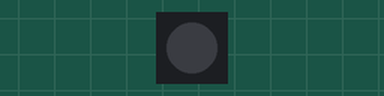
Simulated run of this sketch. Board: Arduino Uno, built with avr-gcc and run on an emulated ATmega328P. Parts: 1 RGB LEDs in strip order, left to right. Dim RGB values are drawn brighter than linear; colours are those a GRB WS2812 strip shows for the declared byte order; what the sketch prints to the serial monitor is not drawn.

Above: at 0.17 s.
At 0.45 s:
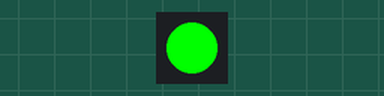
At 2.1 s:
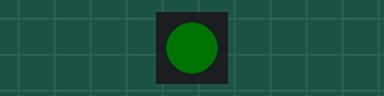
Timing chart, 0 to 3.0 s (numbered marks = the images above):
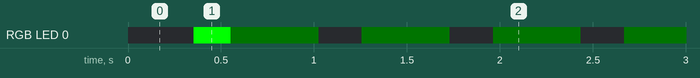

The sketch:

BPMFadeTest.ino
```cpp
/* Test fade timing and amount at user-set (not sensor) BPM.
 * Use this sketch to tune color selection, fade update rate (fade delay),
 * LED-on time.
*/

#include "FastLED.h"
#define DATA_PIN 6
#define NUM_LEDS 1
CRGB leds[NUM_LEDS];
int BPM = 170;
int beatlength = 0;
byte fadeFlag = 0;
long lastFadeStartTime = 0;
long lastFadeIncrementTime = 0;
int fadeDelay = 15;
int fadeAmount = 0;
int brightness = 0;

void setup() {
  Serial.begin(115200);
  FastLED.addLeds<WS2812, DATA_PIN>(leds, NUM_LEDS);
}

void loop() {

  beatlength = (int)(60.0*1000/BPM); //be sure to use a float to get the right number
                                      // then cast as int
  ledFadeToBeat();                      // Makes the LED Fade Effect Happen
  //delay(20);
}
// Use BPM to determine color
void selectLEDColorByBPM() {
  int rval = 0;
  int gval = 0;
  int bval = 0;
  //select color
  if (BPM < 100) { // 0-99 Blue
    bval = 255;
  } else if (BPM < 120) { // 100 - 119 Green
    gval = 255;
  } else if (BPM < 140) { // 120 - 139 Yellow
    rval = 255;
    gval = 255;
  } else if (BPM < 160) { // 140 - 159 Orange
    rval = 255;
    gval = 110;
  } else { // 160+ Red
    rval = 255;
  }
  for(int i = 0; i < NUM_LEDS; i++ ){
    leds[i].setRGB(rval,gval,bval);
  }
}

//Fades based on millis()-based "debouncing"
void ledFadeToBeat(){
  // if LED is off and it's time for a beat
  if(!fadeFlag && (unsigned long)(millis() - lastFadeStartTime) > beatlength) {
    selectLEDColorByBPM();
    brightness = 0;
    // turn on
    FastLED.show();
    lastFadeStartTime = millis();
    fadeFlag = 1;
    // Calculate fade amount. We want the LED on for 90% of the beat length.
    // Fade delay is set at 15. Find fade amount by max fade/([LED on time]/delay)
    // It will fade in bigger chunks for shorter beat length/higher BPM.
    fadeAmount = 255/(beatlength * 9/10 / fadeDelay);
  // if LED is on, it's in the 1st 90% of a beat, and it's been at least fadeDelay ms since an update to the LED
  // perform a fade and update LED
  } else if (fadeFlag && (unsigned long)(millis() - lastFadeStartTime) < beatlength*9/10 && (unsigned long)(millis() - lastFadeIncrementTime) >= fadeDelay) {
    //do fade
    brightness = brightness + fadeAmount;
    brightness = constrain(brightness,0,255);
    for(int i = 0; i < NUM_LEDS; i++ ){
      leds[i].fadeLightBy(brightness);  //fade by brightness. 0 = max light, 255 = min light
    }
    FastLED.show();
    Serial.println(brightness); // make sure you're getting up to 255
    lastFadeIncrementTime = millis();
  }
  // if it's been more than 90% of a beat, turn LED off if it's on
  if (fadeFlag && (unsigned long)(millis() - lastFadeStartTime) > beatlength*9/10) {
    // turn off
    fadeFlag = 0;
    for(int i = 0; i < NUM_LEDS; i++ ){
      leds[i].setRGB(0,0,0);
    }
    FastLED.show();
  }
}
```

Measured:
- by itself, RGB LED 0: repeats every 0.71 s: RGB(0, 1, 0) 0.47 s, off 0.23 s
